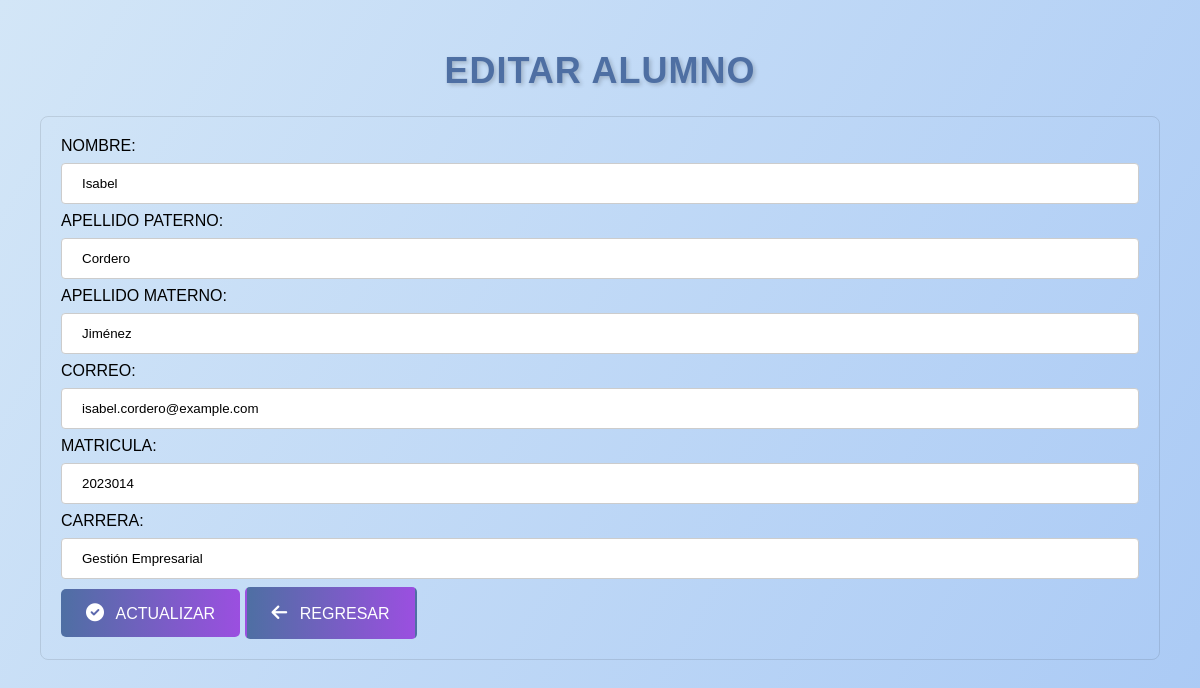
Screenshot of /editar.php?id=36 (signed in) with the database file from the repository.
### tables this page shows
CREATE TABLE `alumnos` (
  `id` int(11) NOT NULL,
  `nombre` varchar(100) NOT NULL,
  `apellidoP` varchar(100) NOT NULL,
  `apellidoM` varchar(100) NOT NULL,
  `correo` varchar(150) NOT NULL,
  `matricula` varchar(100) NOT NULL,
  `carrera` varchar(100) NOT NULL
);

### editar.php (the view, shortened to what this page needs)
<?php
include("conexion.php");
?>
<!DOCTYPE html>
<html lang="en">
<head>
    <link rel="stylesheet" type="text/css" href="estilos.css">
    <link href="https://cdnjs.cloudflare.com/ajax/libs/font-awesome/6.0.0-beta3/css/all.min.css" rel="stylesheet">
</head>
<body>
    <?php
        if(isset($_POST['enviar'])){
            $id = $_POST['id'];
            $nombre = $_POST['nombre'];
            $apellidoP = $_POST['apellidoP'];
            $apellidoM = $_POST['apellidoM'];
            $correo = $_POST['correo'];
            $matricula = $_POST['matricula'];
            $carrera = $_POST['carrera'];
            $sql = "UPDATE alumnos SET nombre='".$nombre."', apellidoP='".$apellidoP."', apellidoM='".$apellidoM."', correo='".$correo."', matricula='".$matricula."', carrera='".$carrera."' WHERE id='".$id."'";
            $resultado = mysqli_query($conexion, $sql);
            if($resultado){
                echo "<script languaje='JavaScript'>alert('DATOS ACTUALIZADOS'); location.assign('index.php');</script>";
            } else {
                echo "<script languaje='JavaScript'>alert('DATOS NO ACTUALIZADOS'); location.assign('index.php');</script>";
            }
            mysqli_close($conexion);
        } else {
            $id = $_GET['id'];
            $sql = "SELECT * FROM alumnos WHERE id='".$id."'";
            $resultado = mysqli_query($conexion, $sql);
            $fila = mysqli_fetch_assoc($resultado);
            $nombre = $fila["nombre"];
            $apellidoP = $fila["apellidoP"];
            $apellidoM = $fila["apellidoM"];
            $correo = $fila["correo"];
            $matricula = $fila["matricula"];
            $carrera = $fila["carrera"];
        }
    ?>
    <h1>EDITAR ALUMNO</h1>
    <form action="<?=$_SERVER['PHP_SELF']?>" method="post">
        <label>NOMBRE:</label>
        <input type="text" name="nombre" value="<?php echo $nombre;?>"> <br>
        <label>APELLIDO PATERNO:</label>
        <input type="text" name="apellidoP" value="<?php echo $apellidoP;?>"> <br>
        <label>APELLIDO MATERNO:</label>
        <input type="text" name="apellidoM" value="<?php echo $apellidoM;?>"> <br>
        <label>CORREO:</label>
        <input type="text" name="correo" value="<?php echo $correo;?>"> <br>
        <label>MATRICULA:</label>
        <input type="text" name="matricula" value="<?php echo $matricula;?>"> <br>
        <label>CARRERA:</label>
        <input type="text" name="carrera" value="<?php echo $carrera;?>"> <br>
        <button type="submit" name="enviar" class="actualizar-btn">
            <i class="fas fa-check-circle"></i> ACTUALIZAR
        </button>
        <a href="index.php" class="regresar-btn"><i class="fas fa-arrow-left"></i> REGRESAR</a>
    </form>
</body>
</html>

### estilos.css (style rules this page uses)
h1 { text-align: center; font-size: 36px; color: #4e6fa3; font-family: 'Montserrat', sans-serif; margin-top: 30px; letter-spacing: 1px; text-shadow: 2px 2px 4px rgba(0, 0, 0, 0.2); }
body { margin: 0; padding: 20px; font-family: 'Montserrat', sans-serif; background: linear-gradient(120deg, #d3e6f7, #a9c9f5); height: 100vh; }
a:link, a:visited { background: linear-gradient(to right, #4e6fa3, #9b4fe0); color: white; padding: 14px 25px; text-align: center; text-decoration: none; display: inline-block; border-radius: 5px; border: 2px solid transparent; }
h1, h2, h3, h4 { text-align: center; }
input[type=text], select { width: 100%; padding: 12px 20px; margin: 8px 0; display: inline-block; border: 1px solid #ccc; border-radius: 4px; box-sizing: border-box; }
button { background: linear-gradient(to right, #4e6fa3, #9b4fe0); color: white; padding: 14px 25px; text-align: center; text-decoration: none; display: inline-block; border-radius: 5px; border: none; cursor: pointer; font-size: 16px; }
button i { margin-right: 8px; font-size: 18px; }
.actualizar-btn { background: linear-gradient(to right, #4e6fa3, #9b4fe0); color: white; padding: 14px 25px; text-align: center; text-decoration: none; display: inline-block; border-radius: 5px; border: none; font-size: 16px; cursor: pointer; }
.actualizar-btn i { margin-right: 8px; font-size: 18px; }
.regresar-btn { background: linear-gradient(to right, #ff6b6b, #ff4f4f); color: white; padding: 10px 20px; text-align: center; text-decoration: none; display: inline-block; border-radius: 5px; border: none; font-size: 16px; cursor: pointer; }
.regresar-btn i { margin-right: 8px; font-size: 18px; }
form { margin: 20px; padding: 20px; background-color: transparent; border-radius: 8px; border: 1px solid rgba(0, 0, 0, 0.1); }

### rows the page displays
alumnos: nombre "Isabel", apellidoP "Cordero", apellidoM "Jiménez", correo "isabel.cordero@example.com", matricula "2023014", carrera "Gestión Empresarial"
